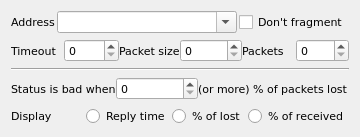
<?xml version="1.0" encoding="UTF-8"?>
<ui version="4.0">
 <class>PingWidget</class>
 <widget class="QWidget" name="PingWidget">
  <property name="geometry">
   <rect>
    <x>0</x>
    <y>0</y>
    <width>360</width>
    <height>125</height>
   </rect>
  </property>
  <property name="font">
   <font>
    <family>DejaVu Sans</family>
    <pointsize>8</pointsize>
   </font>
  </property>
  <property name="windowTitle">
   <string>Ping</string>
  </property>
  <property name="locale">
   <locale language="English" country="UnitedStates"/>
  </property>
  <layout class="QVBoxLayout" name="verticalLayout">
   <item>
    <layout class="QHBoxLayout" name="horizontalLayout_4">
     <property name="spacing">
      <number>2</number>
     </property>
     <item>
      <widget class="QLabel" name="lblPingAddress">
       <property name="text">
        <string>Address</string>
       </property>
       <property name="buddy">
        <cstring>cmbPingHost</cstring>
       </property>
      </widget>
     </item>
     <item>
      <widget class="QComboBox" name="cmbPingHost">
       <property name="sizePolicy">
        <sizepolicy hsizetype="Expanding" vsizetype="Fixed">
         <horstretch>0</horstretch>
         <verstretch>0</verstretch>
        </sizepolicy>
       </property>
       <property name="inputMethodHints">
        <set>Qt::ImhUrlCharactersOnly</set>
       </property>
       <property name="editable">
        <bool>true</bool>
       </property>
      </widget>
     </item>
     <item>
      <widget class="QCheckBox" name="chkPingDontFragment">
       <property name="text">
        <string>Don't fragment</string>
       </property>
      </widget>
     </item>
    </layout>
   </item>
   <item>
    <layout class="QHBoxLayout" name="horizontalLayout_3">
     <property name="spacing">
      <number>0</number>
     </property>
     <item>
      <widget class="QLabel" name="lblPingTimeout">
       <property name="text">
        <string>Timeout</string>
       </property>
       <property name="buddy">
        <cstring>sbPingTimeout</cstring>
       </property>
      </widget>
     </item>
     <item>
      <widget class="QSpinBox" name="sbPingTimeout">
       <property name="maximum">
        <number>9900</number>
       </property>
       <property name="singleStep">
        <number>1000</number>
       </property>
      </widget>
     </item>
     <item>
      <widget class="QLabel" name="lblPingPacketSize">
       <property name="text">
        <string>Packet size</string>
       </property>
       <property name="buddy">
        <cstring>sbPingPacketSize</cstring>
       </property>
      </widget>
     </item>
     <item>
      <widget class="QSpinBox" name="sbPingPacketSize">
       <property name="maximum">
        <number>64000</number>
       </property>
      </widget>
     </item>
     <item>
      <widget class="QLabel" name="lblPingPackets">
       <property name="text">
        <string>Packets</string>
       </property>
       <property name="buddy">
        <cstring>sbPingPackets</cstring>
       </property>
      </widget>
     </item>
     <item>
      <widget class="QSpinBox" name="sbPingPackets"/>
     </item>
    </layout>
   </item>
   <item>
    <widget class="Line" name="linePing">
     <property name="orientation">
      <enum>Qt::Horizontal</enum>
     </property>
    </widget>
   </item>
   <item>
    <layout class="QHBoxLayout" name="horizontalLayout_2">
     <property name="spacing">
      <number>0</number>
     </property>
     <item>
      <widget class="QLabel" name="lblPingStatusBad">
       <property name="text">
        <string>Status is bad when</string>
       </property>
       <property name="buddy">
        <cstring>sbPingStatusBad</cstring>
       </property>
      </widget>
     </item>
     <item>
      <widget class="QSpinBox" name="sbPingStatusBad">
       <property name="maximum">
        <number>100</number>
       </property>
      </widget>
     </item>
     <item>
      <widget class="QLabel" name="lblPingPacketsLost">
       <property name="text">
        <string>(or more) % of packets lost</string>
       </property>
      </widget>
     </item>
    </layout>
   </item>
   <item>
    <layout class="QHBoxLayout" name="horizontalLayout">
     <property name="spacing">
      <number>2</number>
     </property>
     <item>
      <widget class="QLabel" name="lblPingDisplay">
       <property name="text">
        <string>Display</string>
       </property>
      </widget>
     </item>
     <item>
      <spacer name="horizontalSpacer">
       <property name="orientation">
        <enum>Qt::Horizontal</enum>
       </property>
       <property name="sizeHint" stdset="0">
        <size>
         <width>40</width>
         <height>20</height>
        </size>
       </property>
      </spacer>
     </item>
     <item>
      <widget class="QRadioButton" name="rbPingDisplayTime">
       <property name="text">
        <string>Reply time</string>
       </property>
      </widget>
     </item>
     <item>
      <widget class="QRadioButton" name="rbPingDisplayLost">
       <property name="text">
        <string>% of lost</string>
       </property>
      </widget>
     </item>
     <item>
      <widget class="QRadioButton" name="rbPingDisplayReceived">
       <property name="text">
        <string>% of received</string>
       </property>
      </widget>
     </item>
    </layout>
   </item>
  </layout>
 </widget>
 <resources/>
 <connections/>
</ui>
